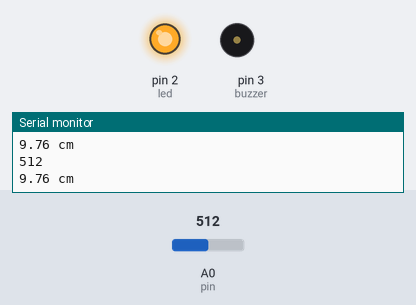
A sketch run on a simulated Arduino Uno, built with avr-gcc and run on an emulated ATmega328P. Parts: output pins drawn as LEDs (lit = HIGH), buzzer (waves = sounding, pin HIGH), the last lines printed to the serial monitor. The test bench sets the inputs (shaded band); at power-on: A0 (pin) = 512.

Above: at 1.3 s.
1.4 s: A0 (pin) set to 353
2.9 s: A0 (pin) set to 327
At 3.6 s:
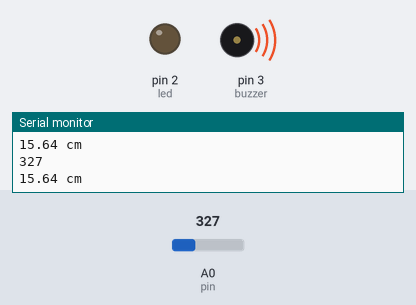
4.5 s: A0 (pin) set to 511
At 4.8 s:
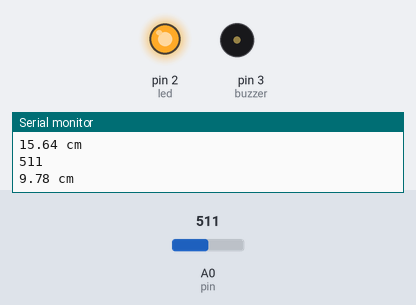
6.0 s: A0 (pin) set to 306
At 7.2 s:
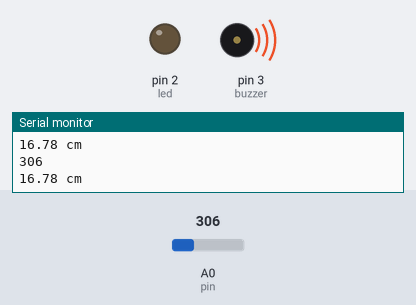
Timing chart, 0 to 8.5 s (numbered marks = the images above; inputs shaded):
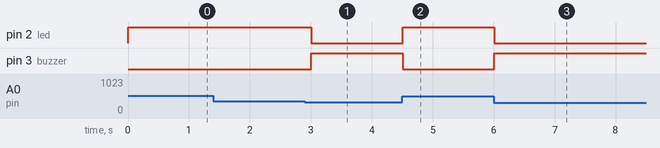

The sketch:

M0134_Arduino.ino
```cpp
#define pin A0
int led = 2;
int buzzer = 3;

void setup(){
   Serial.begin (9600);
   pinMode(pin, INPUT);
   pinMode(led, OUTPUT);
   pinMode(buzzer, OUTPUT);
}

void loop(){
   uint16_t value = analogRead (pin);
   double distance = get_IR (value);  //Convert the analog voltage to the distance
   Serial.println (value);  //Print the data to the arduino serial monitor
   Serial.print (distance);
   Serial.println (" cm");
   Serial.println ();
   if (distance > 15){
    digitalWrite(led, LOW);
    digitalWrite(buzzer, HIGH);
   }
   if (distance < 15){
    digitalWrite(led, HIGH);
    digitalWrite(buzzer, LOW);
   }
   delay (500);   //Delay 0.5s
}

//return distance (cm)
double get_IR(uint16_t value){
   if (value < 16)  value = 16;
   return 4800.0 / (value - 20.00);
}
```

Measured:
- the behaviour switches between 340 and 339 on A0 (pin) (found by bisection; images 0 and 1)
- after the input at 2.9 s, pin 2 (led): HIGH → LOW after 0.11 s; pin 3 (buzzer): LOW → HIGH after 0.11 s
- after the input at 4.5 s, pin 2 (led): LOW → HIGH at once; pin 3 (buzzer): HIGH → LOW at once
- after the input at 6.0 s, pin 2 (led): HIGH → LOW at once; pin 3 (buzzer): LOW → HIGH at once
